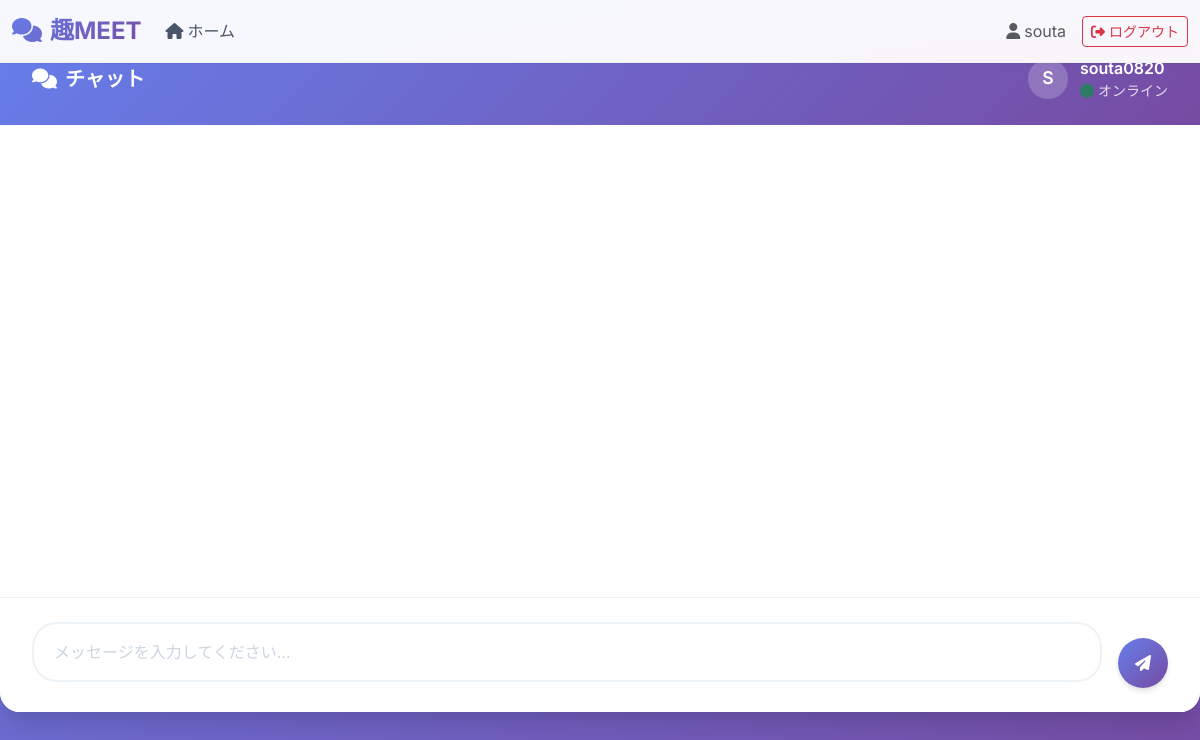
Before: /chat/6 (signed in) with the older database file.
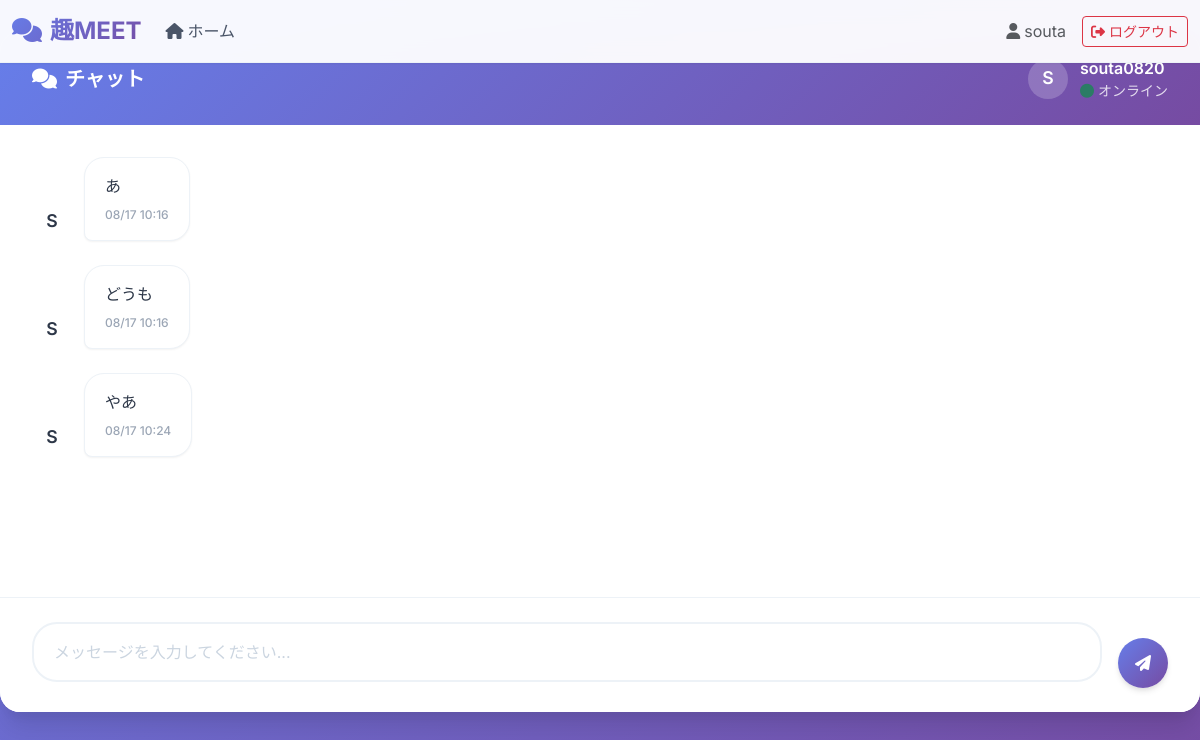
After: the same page with the newer database file.
### app/models.py (models this page shows)
class User(db.Model, UserMixin):
    __tablename__ = 'users'
    id = db.Column(db.Integer, primary_key = True)
    username = db.Column(db.String, unique=True, index=True)
    email = db.Column(db.String, unique=True, index=True)
    password = db.Column(db.String)
    hobby = db.Column(db.String)

class Message(db.Model):
    __tablename__ = 'messages'
    id = db.Column(db.Integer, primary_key = True)
    from_ = db.Column(db.Integer, unique=False, nullable=False) #メッセージの送信者
    to_ = db.Column(db.Integer, unique=False, nullable=False) #メッセージの受信者
    body = db.Column(db.String) #メッセージ内容
    timestanp = db.Column(db.DateTime, default=db.func.now()) #メッセージの送信時間

### app/views.py (the view)
@bp.route('/chat', methods=['GET', 'POST'])
@bp.route('/chat/<int:to_>', methods=['GET', 'POST'])
@login_required
def chat(to_=None):
    form = MessageForm()
    messages = []
    if to_:
        session['to_'] = to_
        print(f"Debug: Path parameter 'to_' = {to_}, saved to session")
    if request.args.get('to'):
        session['to_'] = int(request.args.get('to'))
        print(f"Debug: Query parameter 'to' = {request.args.get('to')}, saved to session")
    print(f"Debug: Current session 'to_' = {session.get('to_', 'Not set')}")
    if 'to_' in session:
        print(f"Debug: Session 'to_' = {session['to_']}")
        print(f"Debug: Current user ID = {current_user.id}")
        all_messages = Message.query.all()
        print(f"Debug: Total messages in database: {len(all_messages)}")
        for msg in all_messages:
            print(f"Debug: All messages - ID: {msg.id}, from: {msg.from_}, to: {msg.to_}, body: '{msg.body}'")
        messages = Message.query.filter(
            or_(
                and_(
                    Message.from_ == current_user.id,
                    Message.to_ == session['to_']
                ),
                and_(
                    Message.from_ == session['to_'],
                    Message.to_ == current_user.id
                )
            )
        ).order_by(Message.timestanp).all()
        from datetime import datetime, date, timedelta
        today = date.today()
        yesterday = today - timedelta(days=1)
        current_year = today.year
        for message in messages:
            if message.timestanp:
                message_date = message.timestanp.date()
                message.is_today = message_date == today
                message.is_yesterday = message_date == yesterday
                message.is_this_year = message_date.year == current_year
        print(f"Debug: Found {len(messages)} messages between users")
        for msg in messages:
            print(f"Debug: Filtered messages - ID: {msg.id}, from: {msg.from_}, to: {msg.to_}, body: '{msg.body}'")
        if form.validate_on_submit():
            print(f"Debug: Form submitted with message: '{form.message.data}'")
            message = Message(
                body=form.message.data,
                from_=current_user.id,
                to_=session['to_']
            )
            db.session.add(message)
            db.session.commit()
            print(f"Debug: Message saved with ID: {message.id}")
            print(f"Debug: Saved message - from: {message.from_}, to: {message.to_}, body: '{message.body}'")
            messages = Message.query.filter(
                or_(
                    and_(
                        Message.from_ == current_user.id,
                        Message.to_ == session['to_']
                    ),
                    and_(
                        Message.from_ == session['to_'],
                        Message.to_ == current_user.id
                    )
                )
            ).order_by(Message.timestanp).all()
            for message in messages:
                if message.timestanp:
                    message_date = message.timestanp.date()
                    message.is_today = message_date == today
                    message.is_yesterday = message_date == yesterday
                    message.is_this_year = message_date.year == current_year
            print(f"Debug: After sending, found {len(messages)} messages")
            for msg in messages:
                print(f"Debug: After sending - Message {msg.id}: from={msg.from_}, to={msg.to_}, body='{msg.body}'")
            form.message.data = ''
            flash('メッセージを送信しました！', 'success')
            return redirect(url_for('app.chat', to_=session['to_']))
        else:
            print(f"Debug: Form validation failed: {form.errors}")
            print(f"Debug: Form data: {form.data}")
            print(f"Debug: Form is_submitted: {form.is_submitted()}")
            print(f"Debug: Form validate_on_submit: {form.validate_on_submit()}")
    else:
        print("Debug: No 'to_' in session")
    chat_user = None
    if 'to_' in session:
        chat_user = User.query.get(session['to_'])
    return render_template('chat.html', form=form, messages=messages, chat_user=chat_user)

### app/forms.py
class MessageForm(FlaskForm):
    message = TextAreaField('Message:', validators=[DataRequired()])
    submit = SubmitField('Submit')

### app/models.py (called while the page is built)
@login_manager.user_loader
def load_user(user_id):
    return User.query.get(int(user_id))

### app/templates/chat.html (shortened to what the changed rows need)
<!doctype html>
<html lang="ja">
    <head>
        <link href="https://cdn.jsdelivr.net/npm/bootstrap@5.3.0/dist/css/bootstrap.min.css" rel="stylesheet">
        <link rel="stylesheet" href="{{ url_for('static', filename='chat.css') }}">
        <link rel="stylesheet" href="https://cdnjs.cloudflare.com/ajax/libs/font-awesome/6.4.0/css/all.min.css">
    </head>
    <body>
        <div class="chat-container">
            <div class="chat-header">
                <h2>
                    <i class="fas fa-comments me-2"></i>チャット
                </h2>
                {% if chat_user %}
                <div class="chat-user-info">
                    <div class="user-avatar">
                        {{ chat_user.username[0].upper() }}
                    </div>
                    <div class="user-status">
                        <div class="user-name">{{ chat_user.username }}</div>
                        <div class="user-status-text">
                            <i class="fas fa-circle text-success me-1"></i>オンライン
                        </div>
                    </div>
                </div>
                {% endif %}
            </div>
            <div class="messages-container" id="messages-container">
                {% if messages %}
                    {% for message in messages %}
                        <div class="message {{ 'sent' if message.from_ == current_user.id else 'received' }}">
                            {% if message.from_ != current_user.id %}
                                <div class="user-avatar small">
                                    {{ chat_user.username[0].upper() if chat_user else 'U' }}
                                </div>
                            {% endif %}
                            <div class="message-content">
                                <div class="message-text">{{ message.body }}</div>
                                <span class="message-time">
                                    {% if message.timestanp %}
                                        {% if message.is_today %}
                                            {{ message.timestanp.strftime('今日 %H:%M') }}
                                        {% elif message.is_yesterday %}
                                            {{ message.timestanp.strftime('昨日 %H:%M') }}
                                        {% elif message.is_this_year %}
                                            {{ message.timestanp.strftime('%m/%d %H:%M') }}
                                        {% else %}
                                            {{ message.timestanp.strftime('%Y/%m/%d %H:%M') }}
                                        {% endif %}
                                    {% else %}
                                        送信時刻不明
                                    {% endif %}
                                </span>
                            </div>
                        </div>
                    {% endfor %}
                {% endif %}
            </div>
        </div>
    </body>
</html>

Changed rows visible on the page:
now on this page (row unchanged): Message: {{ chat_user.username[0].upper() if chat_user else 'U' }} "S", body "あ", timestanp "08/17 10:16"
now on this page (row unchanged): Message: {{ chat_user.username[0].upper() if chat_user else 'U' }} "S", body "どうも", timestanp "08/17 10:16"
added Message: {{ chat_user.username[0].upper() if chat_user else 'U' }} "S", body "やあ", timestanp "08/17 10:24"
